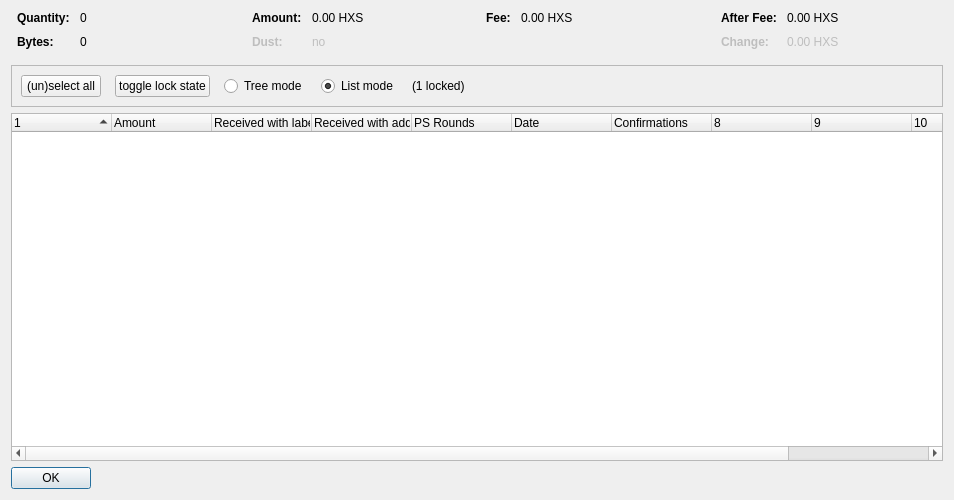
<?xml version="1.0" encoding="UTF-8"?>
<ui version="4.0">
 <class>CoinControlDialog</class>
 <widget class="QDialog" name="CoinControlDialog">
  <property name="geometry">
   <rect>
    <x>0</x>
    <y>0</y>
    <width>954</width>
    <height>500</height>
   </rect>
  </property>
  <property name="windowTitle">
   <string>Coin Selection</string>
  </property>
  <layout class="QVBoxLayout" name="verticalLayout">
   <item>
    <layout class="QHBoxLayout" name="horizontalLayoutTop" stretch="0,0,0,0">
     <property name="topMargin">
      <number>0</number>
     </property>
     <property name="bottomMargin">
      <number>10</number>
     </property>
     <item>
      <layout class="QFormLayout" name="formLayoutCoinControl1">
       <property name="horizontalSpacing">
        <number>10</number>
       </property>
       <property name="verticalSpacing">
        <number>10</number>
       </property>
       <property name="leftMargin">
        <number>6</number>
       </property>
       <property name="rightMargin">
        <number>6</number>
       </property>
       <item row="0" column="0">
        <widget class="QLabel" name="labelCoinControlQuantityText">
         <property name="font">
          <font>
           <weight>75</weight>
           <bold>true</bold>
          </font>
         </property>
         <property name="text">
          <string>Quantity:</string>
         </property>
        </widget>
       </item>
       <item row="0" column="1">
        <widget class="QLabel" name="labelCoinControlQuantity">
         <property name="cursor">
          <cursorShape>IBeamCursor</cursorShape>
         </property>
         <property name="contextMenuPolicy">
          <enum>Qt::ActionsContextMenu</enum>
         </property>
         <property name="text">
          <string notr="true">0</string>
         </property>
         <property name="textInteractionFlags">
          <set>Qt::LinksAccessibleByMouse|Qt::TextSelectableByKeyboard|Qt::TextSelectableByMouse</set>
         </property>
        </widget>
       </item>
       <item row="1" column="0">
        <widget class="QLabel" name="labelCoinControlBytesText">
         <property name="font">
          <font>
           <weight>75</weight>
           <bold>true</bold>
          </font>
         </property>
         <property name="text">
          <string>Bytes:</string>
         </property>
        </widget>
       </item>
       <item row="1" column="1">
        <widget class="QLabel" name="labelCoinControlBytes">
         <property name="cursor">
          <cursorShape>IBeamCursor</cursorShape>
         </property>
         <property name="contextMenuPolicy">
          <enum>Qt::ActionsContextMenu</enum>
         </property>
         <property name="text">
          <string notr="true">0</string>
         </property>
         <property name="textInteractionFlags">
          <set>Qt::LinksAccessibleByMouse|Qt::TextSelectableByKeyboard|Qt::TextSelectableByMouse</set>
         </property>
        </widget>
       </item>
      </layout>
     </item>
     <item>
      <layout class="QFormLayout" name="formLayoutCoinControl2">
       <property name="horizontalSpacing">
        <number>10</number>
       </property>
       <property name="verticalSpacing">
        <number>10</number>
       </property>
       <property name="leftMargin">
        <number>6</number>
       </property>
       <property name="rightMargin">
        <number>6</number>
       </property>
       <item row="0" column="0">
        <widget class="QLabel" name="labelCoinControlAmountText">
         <property name="font">
          <font>
           <weight>75</weight>
           <bold>true</bold>
          </font>
         </property>
         <property name="text">
          <string>Amount:</string>
         </property>
        </widget>
       </item>
       <item row="0" column="1">
        <widget class="QLabel" name="labelCoinControlAmount">
         <property name="cursor">
          <cursorShape>IBeamCursor</cursorShape>
         </property>
         <property name="contextMenuPolicy">
          <enum>Qt::ActionsContextMenu</enum>
         </property>
         <property name="text">
          <string notr="true">0.00 HXS</string>
         </property>
         <property name="textInteractionFlags">
          <set>Qt::LinksAccessibleByMouse|Qt::TextSelectableByKeyboard|Qt::TextSelectableByMouse</set>
         </property>
        </widget>
       </item>
       <item row="1" column="0">
        <widget class="QLabel" name="labelCoinControlLowOutputText">
         <property name="enabled">
          <bool>false</bool>
         </property>
         <property name="font">
          <font>
           <weight>75</weight>
           <bold>true</bold>
          </font>
         </property>
         <property name="text">
          <string>Dust:</string>
         </property>
        </widget>
       </item>
       <item row="1" column="1">
        <widget class="QLabel" name="labelCoinControlLowOutput">
         <property name="enabled">
          <bool>false</bool>
         </property>
         <property name="cursor">
          <cursorShape>IBeamCursor</cursorShape>
         </property>
         <property name="contextMenuPolicy">
          <enum>Qt::ActionsContextMenu</enum>
         </property>
         <property name="text">
          <string notr="true">no</string>
         </property>
         <property name="textInteractionFlags">
          <set>Qt::LinksAccessibleByMouse|Qt::TextSelectableByKeyboard|Qt::TextSelectableByMouse</set>
         </property>
        </widget>
       </item>
      </layout>
     </item>
     <item>
      <layout class="QFormLayout" name="formLayoutCoinControl3">
       <property name="horizontalSpacing">
        <number>10</number>
       </property>
       <property name="verticalSpacing">
        <number>10</number>
       </property>
       <property name="leftMargin">
        <number>6</number>
       </property>
       <property name="rightMargin">
        <number>6</number>
       </property>
       <item row="0" column="0">
        <widget class="QLabel" name="labelCoinControlFeeText">
         <property name="font">
          <font>
           <weight>75</weight>
           <bold>true</bold>
          </font>
         </property>
         <property name="text">
          <string>Fee:</string>
         </property>
        </widget>
       </item>
       <item row="0" column="1">
        <widget class="QLabel" name="labelCoinControlFee">
         <property name="cursor">
          <cursorShape>IBeamCursor</cursorShape>
         </property>
         <property name="contextMenuPolicy">
          <enum>Qt::ActionsContextMenu</enum>
         </property>
         <property name="text">
          <string notr="true">0.00 HXS</string>
         </property>
         <property name="textInteractionFlags">
          <set>Qt::LinksAccessibleByMouse|Qt::TextSelectableByKeyboard|Qt::TextSelectableByMouse</set>
         </property>
        </widget>
       </item>
      </layout>
     </item>
     <item>
      <layout class="QFormLayout" name="formLayoutCoinControl4">
       <property name="horizontalSpacing">
        <number>10</number>
       </property>
       <property name="verticalSpacing">
        <number>10</number>
       </property>
       <property name="leftMargin">
        <number>6</number>
       </property>
       <property name="rightMargin">
        <number>6</number>
       </property>
       <item row="0" column="0">
        <widget class="QLabel" name="labelCoinControlAfterFeeText">
         <property name="font">
          <font>
           <weight>75</weight>
           <bold>true</bold>
          </font>
         </property>
         <property name="text">
          <string>After Fee:</string>
         </property>
        </widget>
       </item>
       <item row="0" column="1">
        <widget class="QLabel" name="labelCoinControlAfterFee">
         <property name="cursor">
          <cursorShape>IBeamCursor</cursorShape>
         </property>
         <property name="contextMenuPolicy">
          <enum>Qt::ActionsContextMenu</enum>
         </property>
         <property name="text">
          <string notr="true">0.00 HXS</string>
         </property>
         <property name="textInteractionFlags">
          <set>Qt::LinksAccessibleByMouse|Qt::TextSelectableByKeyboard|Qt::TextSelectableByMouse</set>
         </property>
        </widget>
       </item>
       <item row="1" column="0">
        <widget class="QLabel" name="labelCoinControlChangeText">
         <property name="enabled">
          <bool>false</bool>
         </property>
         <property name="font">
          <font>
           <weight>75</weight>
           <bold>true</bold>
          </font>
         </property>
         <property name="text">
          <string>Change:</string>
         </property>
        </widget>
       </item>
       <item row="1" column="1">
        <widget class="QLabel" name="labelCoinControlChange">
         <property name="enabled">
          <bool>false</bool>
         </property>
         <property name="cursor">
          <cursorShape>IBeamCursor</cursorShape>
         </property>
         <property name="contextMenuPolicy">
          <enum>Qt::ActionsContextMenu</enum>
         </property>
         <property name="text">
          <string notr="true">0.00 HXS</string>
         </property>
         <property name="textInteractionFlags">
          <set>Qt::LinksAccessibleByMouse|Qt::TextSelectableByKeyboard|Qt::TextSelectableByMouse</set>
         </property>
        </widget>
       </item>
      </layout>
     </item>
    </layout>
   </item>
   <item>
    <widget class="QFrame" name="frame">
     <property name="minimumSize">
      <size>
       <width>0</width>
       <height>40</height>
      </size>
     </property>
     <property name="frameShape">
      <enum>QFrame::StyledPanel</enum>
     </property>
     <property name="frameShadow">
      <enum>QFrame::Sunken</enum>
     </property>
     <layout class="QHBoxLayout" name="horizontalLayout">
      <item>
       <layout class="QHBoxLayout" name="horizontalLayoutPanel" stretch="0,0,0,0,0,0">
        <property name="spacing">
         <number>14</number>
        </property>
        <item>
         <widget class="QPushButton" name="pushButtonSelectAll">
          <property name="sizePolicy">
           <sizepolicy hsizetype="Maximum" vsizetype="Fixed">
            <horstretch>0</horstretch>
            <verstretch>0</verstretch>
           </sizepolicy>
          </property>
          <property name="text">
           <string>(un)select all</string>
          </property>
          <property name="autoDefault">
           <bool>false</bool>
          </property>
         </widget>
        </item>
        <item>
         <widget class="QPushButton" name="pushButtonToggleLock">
          <property name="sizePolicy">
           <sizepolicy hsizetype="Maximum" vsizetype="Fixed">
            <horstretch>0</horstretch>
            <verstretch>0</verstretch>
           </sizepolicy>
          </property>
          <property name="text">
           <string>toggle lock state</string>
          </property>
          <property name="autoDefault">
           <bool>false</bool>
          </property>
         </widget>
        </item>
        <item>
         <widget class="QRadioButton" name="radioTreeMode">
          <property name="sizePolicy">
           <sizepolicy hsizetype="Maximum" vsizetype="Fixed">
            <horstretch>0</horstretch>
            <verstretch>0</verstretch>
           </sizepolicy>
          </property>
          <property name="text">
           <string>Tree mode</string>
          </property>
         </widget>
        </item>
        <item>
         <widget class="QRadioButton" name="radioListMode">
          <property name="sizePolicy">
           <sizepolicy hsizetype="Maximum" vsizetype="Fixed">
            <horstretch>0</horstretch>
            <verstretch>0</verstretch>
           </sizepolicy>
          </property>
          <property name="text">
           <string>List mode</string>
          </property>
          <property name="checked">
           <bool>true</bool>
          </property>
         </widget>
        </item>
        <item>
         <widget class="QLabel" name="labelLocked">
          <property name="text">
           <string>(1 locked)</string>
          </property>
         </widget>
        </item>
        <item>
         <spacer name="horizontalSpacer">
          <property name="orientation">
           <enum>Qt::Horizontal</enum>
          </property>
          <property name="sizeHint" stdset="0">
           <size>
            <width>40</width>
            <height>20</height>
           </size>
          </property>
         </spacer>
        </item>
       </layout>
      </item>
     </layout>
    </widget>
   </item>
   <item>
    <widget class="CoinControlTreeWidget" name="treeWidget">
     <property name="contextMenuPolicy">
      <enum>Qt::CustomContextMenu</enum>
     </property>
     <property name="sortingEnabled">
      <bool>false</bool>
     </property>
     <property name="columnCount">
      <number>11</number>
     </property>
     <attribute name="headerShowSortIndicator" stdset="0">
      <bool>true</bool>
     </attribute>
     <attribute name="headerStretchLastSection">
      <bool>false</bool>
     </attribute>
     <column>
      <property name="text">
       <string/>
      </property>
     </column>
     <column>
      <property name="text">
       <string>Amount</string>
      </property>
     </column>
     <column>
      <property name="text">
       <string>Received with label</string>
      </property>
     </column>
     <column>
      <property name="text">
       <string>Received with address</string>
      </property>
     </column>
     <column>
      <property name="text">
       <string>PS Rounds</string>
      </property>
     </column>
     <column>
      <property name="text">
       <string>Date</string>
      </property>
     </column>
     <column>
      <property name="text">
       <string>Confirmations</string>
      </property>
      <property name="toolTip">
       <string>Confirmed</string>
      </property>
     </column>
     <column>
      <property name="text">
       <string/>
      </property>
     </column>
     <column>
      <property name="text">
       <string/>
      </property>
     </column>
     <column>
      <property name="text">
       <string/>
      </property>
     </column>
     <column>
      <property name="text">
       <string/>
      </property>
     </column>
    </widget>
   </item>
   <item>
    <widget class="QDialogButtonBox" name="buttonBox">
     <property name="sizePolicy">
      <sizepolicy hsizetype="Maximum" vsizetype="Fixed">
       <horstretch>0</horstretch>
       <verstretch>0</verstretch>
      </sizepolicy>
     </property>
     <property name="orientation">
      <enum>Qt::Horizontal</enum>
     </property>
     <property name="standardButtons">
      <set>QDialogButtonBox::Ok</set>
     </property>
    </widget>
   </item>
  </layout>
 </widget>
 <customwidgets>
  <customwidget>
   <class>CoinControlTreeWidget</class>
   <extends>QTreeWidget</extends>
   <header>coincontroltreewidget.h</header>
  </customwidget>
 </customwidgets>
 <resources/>
 <connections/>
</ui>
